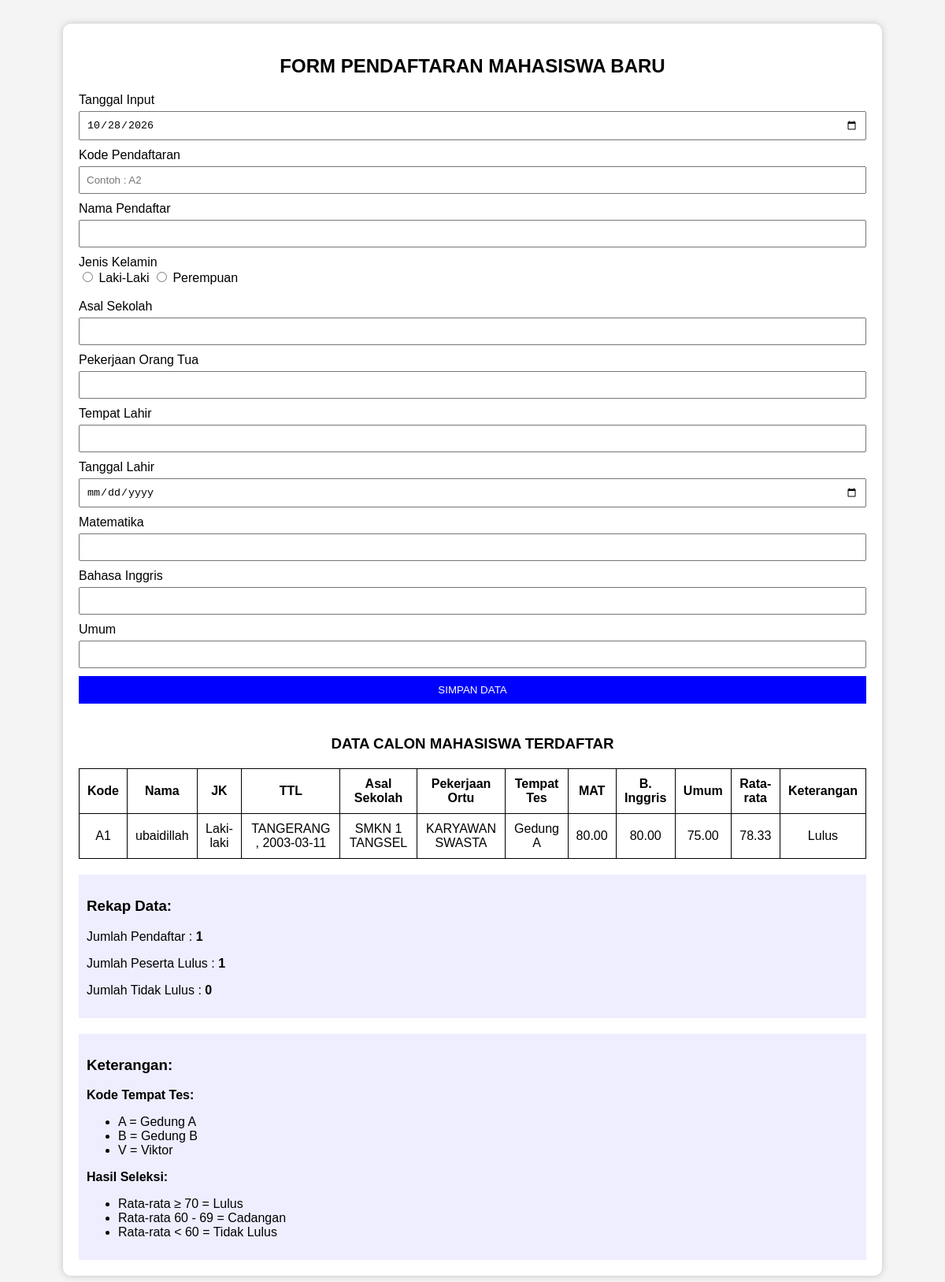
The app's page /tugas_uts/index.php with its own data.
### tables this page shows
CREATE TABLE `calon_mhs` (
  `id` int(10) UNSIGNED NOT NULL,
  `kode` varchar(30) NOT NULL,
  `nama` varchar(150) NOT NULL,
  `jenis_kelamin` enum('Laki-laki','Perempuan') NOT NULL,
  `ttl` varchar(100) NOT NULL,
  `asal_sekolah` varchar(150) NOT NULL,
  `pekerjaan_ortu` varchar(100) DEFAULT NULL,
  `matematika` decimal(5,2) NOT NULL,
  `inggris` decimal(5,2) NOT NULL,
  `umum` decimal(5,2) NOT NULL,
  `rata_rata` decimal(5,2) NOT NULL,
  `keterangan` varchar(30) NOT NULL,
  `created_at` timestamp NOT NULL DEFAULT current_timestamp()
);

### tugas_uts/index.php (the view, shortened to what this page needs)
<?php
$host     = "localhost";
$user     = "root";
$password = "";
$database = "calon_mhs";
$koneksi = mysqli_connect($host, $user, $password, $database);
?>
<!DOCTYPE html>
<html lang="id">
<head>
</head>
<body>
<div class="container">
    <h2>FORM PENDAFTARAN MAHASISWA BARU</h2>
    <form method="POST">
        <label>Tanggal Input</label>
        <input type="date" name="tgl_input" value="<?php echo date('Y-m-d'); ?>" required>
        <label>Kode Pendaftaran</label>
        <input type="text" name="kode" placeholder="Contoh : A2" required>
        <label>Nama Pendaftar</label>
        <input type="text" name="nama" required>
        <label>Jenis Kelamin</label><br>
        <input type="radio" name="jk" value="Laki-laki" required> Laki-Laki
        <input type="radio" name="jk" value="Perempuan"> Perempuan
        <br><br>
        <label>Asal Sekolah</label>
        <input type="text" name="asal_sekolah" required>
        <label>Pekerjaan Orang Tua</label>
        <input type="text" name="pekerjaan_ortu" required>
        <label>Tempat Lahir</label>
        <input type="text" name="tempat_lahir" required>
        <label>Tanggal Lahir</label>
        <input type="date" name="tgl_lahir" required>
        <label>Matematika</label>
        <input type="number" step="0.01" name="mat" required>
        <label>Bahasa Inggris</label>
        <input type="number" step="0.01" name="bing" required>
        <label>Umum</label>
        <input type="number" step="0.01" name="umum" required>
        <button type="submit" name="simpan" class="btn">SIMPAN DATA</button>
    </form>
    <h3 style="margin-top: 40px; text-align: center;">DATA CALON MAHASISWA TERDAFTAR</h3>
    <table>
        <tr>
            <th>Kode</th>
            <th>Nama</th>
            <th>JK</th>
            <th>TTL</th>
            <th>Asal Sekolah</th>
            <th>Pekerjaan Ortu</th>
            <th>Tempat Tes</th>
            <th>MAT</th>
            <th>B. Inggris</th>
            <th>Umum</th>
            <th>Rata-rata</th>
            <th>Keterangan</th>
        </tr>
        <?php
        $query_select = "SELECT * FROM calon_mhs ORDER BY id DESC";
        $result = mysqli_query($koneksi, $query_select);
        $jumlah_pendaftar = mysqli_num_rows($result);
        $jumlah_lulus = 0;
        $jumlah_tidak_lulus = 0;
        if ($jumlah_pendaftar > 0) {
            while ($row = mysqli_fetch_assoc($result)) {
                if ($row['keterangan'] == "Lulus") {
                    $jumlah_lulus++;
                } elseif ($row['keterangan'] == "Tidak Lulus") {
                    $jumlah_tidak_lulus++;
                }
                $kode_awal = substr($row['kode'], 0, 1);
                if ($kode_awal == "A") {
                    $tempat_tes = "Gedung A";
                } elseif ($kode_awal == "B") {
                    $tempat_tes = "Gedung B";
                } elseif ($kode_awal == "V") {
                    $tempat_tes = "Viktor";
                } else {
                    $tempat_tes = "Tidak Diketahui";
                }
                echo "<tr>
                    <td>{$row['kode']}</td>
                    <td>{$row['nama']}</td>
                    <td>{$row['jenis_kelamin']}</td>
                    <td>{$row['ttl']}</td>
                    <td>{$row['asal_sekolah']}</td>
                    <td>{$row['pekerjaan_ortu']}</td>
                    <td>{$tempat_tes}</td>
                    <td>{$row['matematika']}</td>
                    <td>{$row['inggris']}</td>
                    <td>{$row['umum']}</td>
                    <td>" . number_format($row['rata_rata'], 2) . "</td>
                    <td>{$row['keterangan']}</td>
                </tr>";
            }
        } else {
            echo "<tr><td colspan='12'>Belum ada data pendaftar.</td></tr>";
        }
        ?>
    </table>
    <div class="info">
        <h3>Rekap Data:</h3>
        <p>Jumlah Pendaftar : <b><?php echo $jumlah_pendaftar; ?></b></p>
        <p>Jumlah Peserta Lulus : <b><?php echo $jumlah_lulus; ?></b></p>
        <p>Jumlah Tidak Lulus : <b><?php echo $jumlah_tidak_lulus; ?></b></p>
    </div>
    <div class="info">
        <h3>Keterangan:</h3>
        <p><b>Kode Tempat Tes:</b></p>
        <ul>
            <li>A = Gedung A</li>
            <li>B = Gedung B</li>
            <li>V = Viktor</li>
        </ul>
        <p><b>Hasil Seleksi:</b></p>
        <ul>
            <li>Rata-rata &ge; 70 = Lulus</li>
            <li>Rata-rata 60 - 69 = Cadangan</li>
            <li>Rata-rata &lt; 60 = Tidak Lulus</li>
        </ul>
    </div>
</div>
</body>
</html>

### tugas_uts/index.php (style rules this page uses)
body { font-family: Arial, Helvetica, sans-serif; margin: 30px; background: #f4f4f4; }
.container { width: 1000px; margin: auto; background: white; padding: 20px; border-radius: 10px; box-shadow: 0 0 10px rgba(0,0,0,0.2); }
h2 { text-align: center; }
table { width: 100%; border-collapse: collapse; margin-top: 20px; }
table, th, td { border: 1px solid black; }
th, td { padding: 10px; text-align: center; }
input[type=text], input[type=number], input[type=date] { width: 100%; padding: 8px; margin-top: 5px; margin-bottom: 10px; box-sizing: border-box; }
.btn { background: blue; color: white; border: none; padding: 10px 20px; cursor: pointer; width: 100%; }
.info { margin-top: 20px; padding: 10px; background: #eef; }

### records on screen
calon_mhs: kode "A1", nama "ubaidillah", jenis_kelamin "Laki-laki", ttl "TANGERANG , 2003-03-11", asal_sekolah "SMKN 1 TANGSEL", pekerjaan_ortu "KARYAWAN SWASTA", kode "Gedung A", matematika "80.00", inggris "80.00", umum "75.00", rata_rata "78.33", keterangan "Lulus"

### other values on screen
$jumlah_pendaftar "1"
$jumlah_lulus "1"
$jumlah_tidak_lulus "0"
